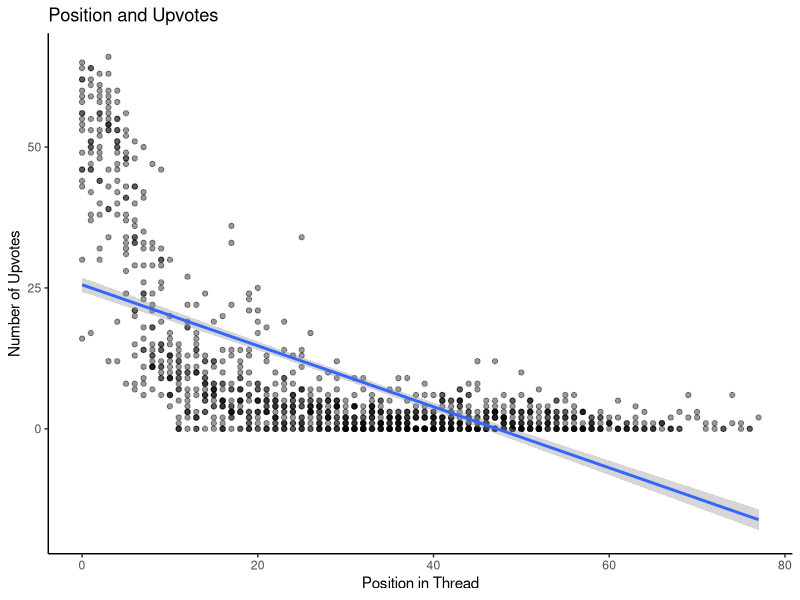
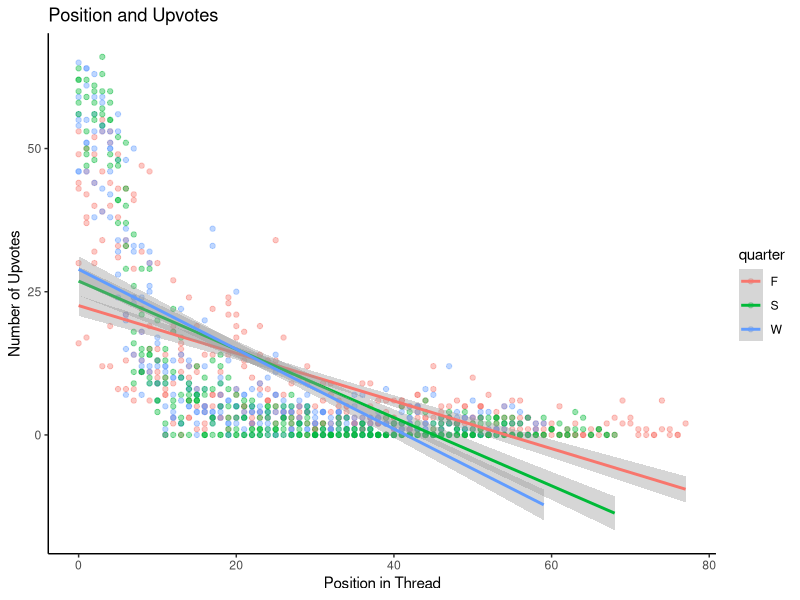
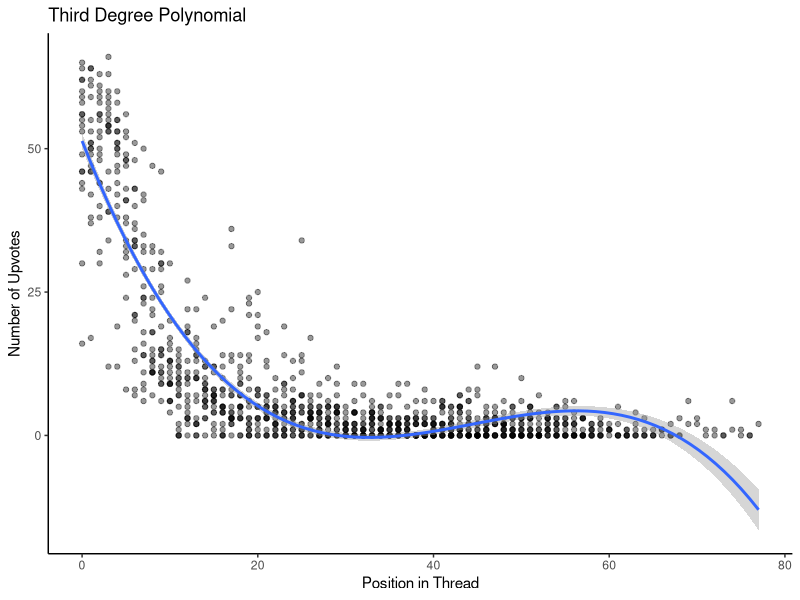
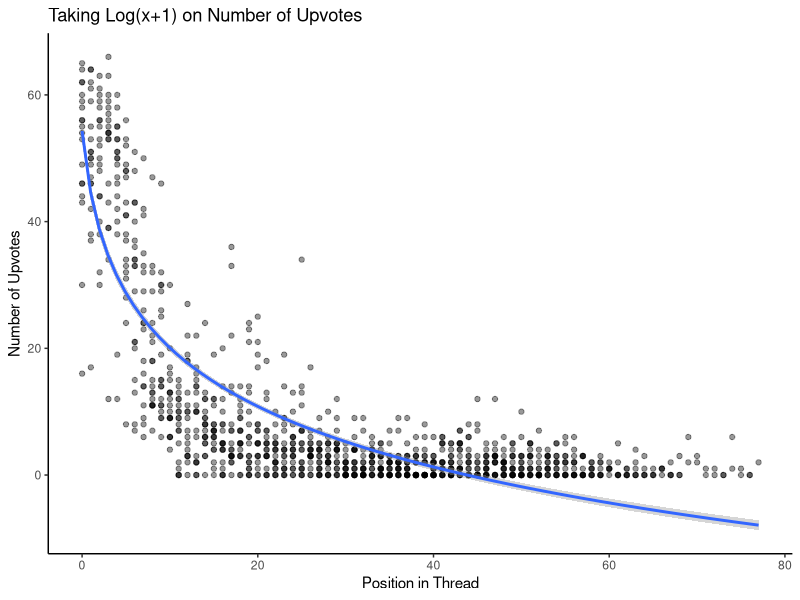
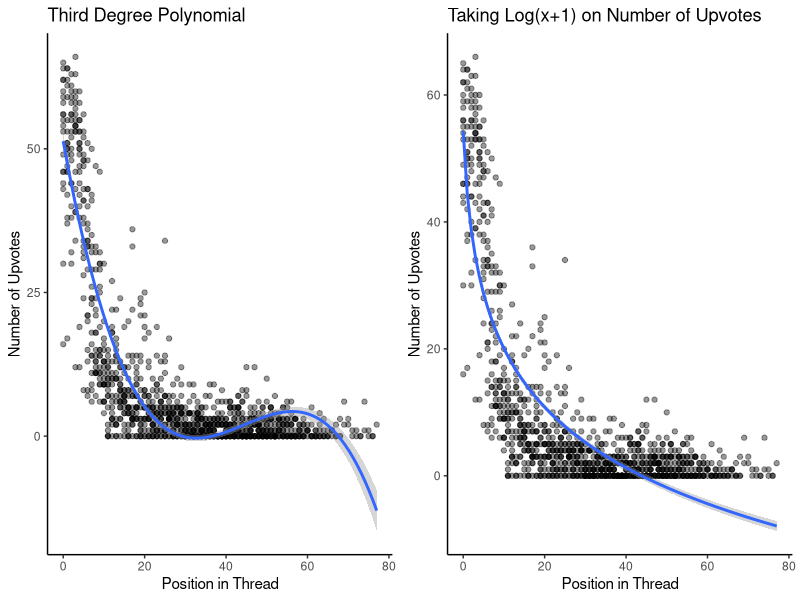
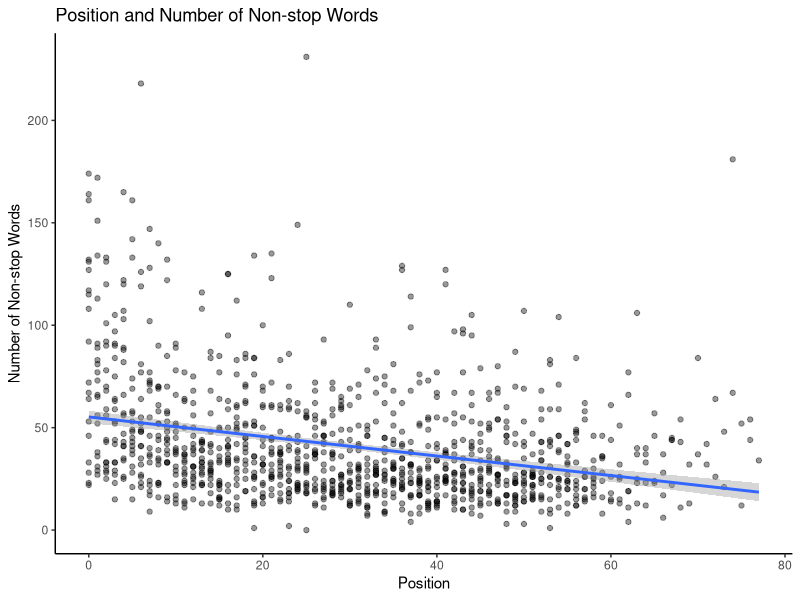
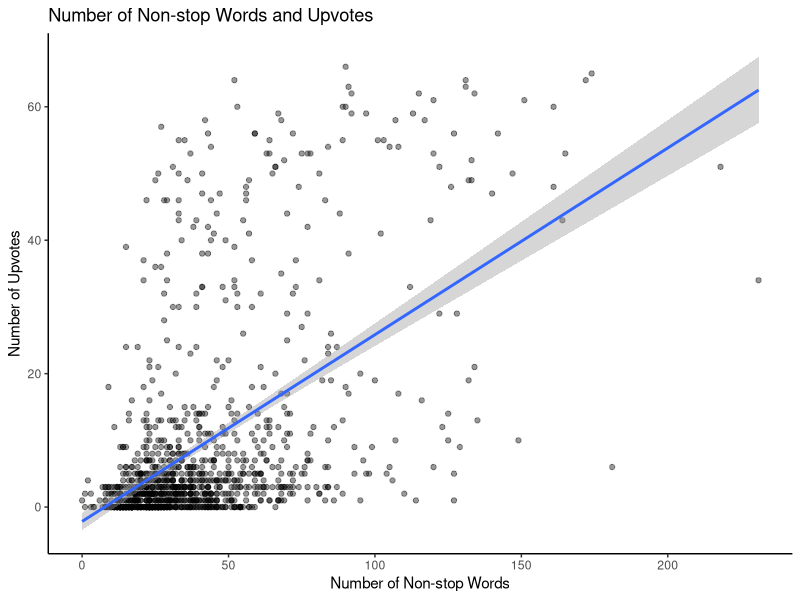
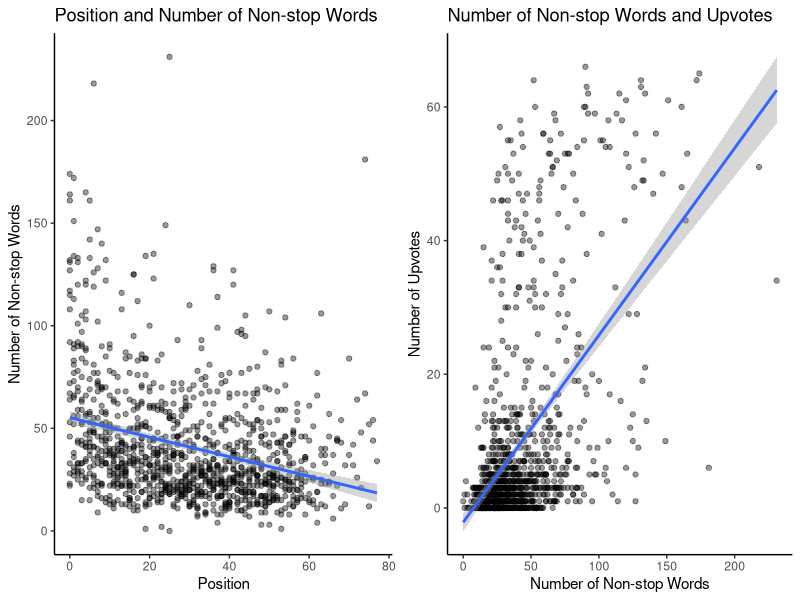

Generate these figures, in order, with R:
## ---- chunk 1
knitr::opts_chunk$set(echo = TRUE)
library(tidyverse) # version 1.3.0
library(lmerTest) # version 3.1-1
library(ggpubr) # version 0.2.5
## ---- chunk 2
data <- read_csv('processed_data.csv')
## ---- chunk 3
fig1 <- ggplot(data, aes(x=position, y=num_upvotes)) +
  theme_classic() +
  geom_point(alpha=0.4) +
  geom_smooth(method=lm, se=TRUE, level=0.95) +
  labs(x="Position in Thread", y="Number of Upvotes", title="Position and Upvotes")

fig1
## ---- chunk 4
fig2 <- ggplot(data, aes(x=position, y=num_upvotes, color=quarter)) +
  theme_classic() +
  geom_point(alpha=0.4) +
  geom_smooth(method=lm, se=TRUE, level=0.95) +
  labs(x="Position in Thread", y="Number of Upvotes", title="Position and Upvotes")

fig2
## ---- chunk 5
fig3a <- ggplot(data, aes(x=position, y=num_upvotes)) +
  theme_classic() +
  geom_point(alpha=0.4) +
  stat_smooth(method='lm', formula = y~poly(x,3)) +
  labs(x="Position in Thread", y="Number of Upvotes", title="Third Degree Polynomial")

fig3a
## ---- chunk 6
fig3b <- ggplot(data, aes(x=position, y=num_upvotes)) +
  theme_classic() +
  geom_point(alpha=0.4) +
  stat_smooth(method='lm', formula = y~log(x + 1)) +
  labs(x="Position in Thread", y="Number of Upvotes", title="Taking Log(x+1) on Number of Upvotes")

fig3b
## ---- chunk 7
fig3 <- ggarrange(fig3a, fig3b,
          ncol = 2, nrow = 1)
fig3
## ---- chunk 8
fig4a <- ggplot(data, aes(x=position, y=text_length)) +
  theme_classic() +
  geom_point(alpha=0.4) +
  geom_smooth(method=lm, se=TRUE) +
  labs(x="Position", y="Number of Non-stop Words", title="Position and Number of Non-stop Words")

fig4a
## ---- chunk 9
fig4b <- ggplot(data, aes(x=text_length, y=num_upvotes)) +
  theme_classic() +
  geom_point(alpha=0.4) +
  geom_smooth(method=lm, se=TRUE) +
  labs(x="Number of Non-stop Words", y="Number of Upvotes", title="Number of Non-stop Words and Upvotes")

fig4b
## ---- chunk 10
fig4 <- ggarrange(fig4a, fig4b,
          ncol = 2, nrow = 1)
fig4
## ---- chunk 11
fig5_ <- ggplot(data, aes(x=reorder(name, -num_upvotes, FUN = median), y=num_upvotes)) +
  theme_classic() +
  geom_boxplot() +
  labs(x="Participant ID", y="Number of Upvotes", title="Upvotes by Participants") + 
  theme(axis.text.x = element_text(angle = 90, vjust = 0.5, hjust=1))

fig5_
## ---- chunk 12
fig5 <- ggplot(data, aes(x=reorder(name, -num_upvotes, FUN = median), y=num_upvotes)) +
  theme_classic() +
  geom_boxplot() +
  labs(x="Participant ID", y="Number of Upvotes", title="Upvotes by Participants") + 
  theme(axis.text.x = element_blank())

fig5
## ---- chunk 13
data$workshop_date <- factor(data$workshop_date)

fig6 <- ggplot(data, aes(x=workshop_date, y=num_upvotes)) +
  theme_classic() +
  geom_boxplot() +
  labs(x="Workshop Date", y="Number of Upvotes", title="Upvotes by Workshop Date") + 
  theme(axis.text.x = element_text(angle = 90, vjust = 0.5, hjust=1))

fig6
## ---- chunk 14
# fitting lmm
lmm <- lmer(num_upvotes ~ position + text_length + (1|name) + (1|workshop_date), data = data, REML=FALSE)
summary(lmm)
